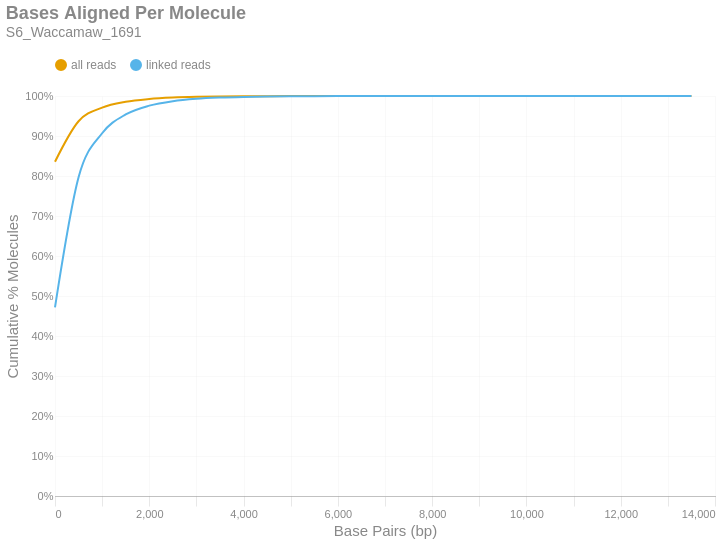

The notebook cell saved with this chart:
### Markdown cell above
### Bases Aligned Per Molecule
This is a cumulative frequency distribution showing the number of base pairs aligned per unique molecule. These data are shown in 500 bp bins. There are two distributions: one with `all reads` (yellow) and another with only `linked reads` (blue). The percent of molecules in the `linked reads` distribution is relative to the total number of linked molecules.

### Code cell
if SKIPLR:
    print_html(f"Skipped")
else:
    binned_df = consolidated_hist(valids['aligned_bp'], mask, 500, True)
    with SafeRender(binned_df):
        (
            density_plot(binned_df, 'Bases Aligned Per Molecule', samplename, 'basesper')
            .encode(
                x=alt.X('bin:Q', title="Base Pairs (bp)").axis(tickMinStep=500).scale(padding=0),
                y=alt.Y('value:Q', title='Cumulative % Molecules')
                    .axis(format='%')
                    .scale(domain = [0,1])
                    .stack(False),
                color=alt.Color("key:N").scale(domain = ["all reads", "linked reads"]),
                tooltip = [
                    alt.Tooltip("key:N", title = "Data Type"),
                    alt.Tooltip("range_label:N", title="Bases Aligned Per Molecule"),
                    alt.Tooltip("value:Q", format = ".2%", title="% Molecules (Cum.)")
                ]
            )
        ).display()

### Figure 1 — Vega-Lite specification as saved in the notebook (floating-point values rounded to 4 significant figures)
{"width": "container", "height": 400, "config": {"title": {"anchor": "start", "dy": -15, "fontSize": 18, "color": "#888888", "subtitleColor": "#888888", "subtitleFontSize": 14}, "arc": {"fill": "#0072B2"}, "axis": {"domainColor": "#888888", "domainWidth": 0.5, "gridWidth": 0.2, "grid": false, "titleFontWeight": 400, "titleFontSize": 15, "labelFontSize": 11, "labelColor": "#888888", "tickColor": "#888888", "tickWidth": 0.2, "titleColor": "#888888"}, "axisBand": {"grid": false}, "axisX": {"grid": true, "tickSize": 10, "domainCap": "round"}, "axisY": {"domain": false, "grid": true, "tickSize": 0, "domainCap": "round"}, "background": "transparent", "header": {"labelFontSize": 15, "labelColor": "#888888", "titleFontSize": 15, "titleFontWeight": 600, "titleColor": "#888888"}, "legend": {"labelFont": "sans-serif", "labelFontSize": 12, "labelColor": "#888888", "symbolSize": 100, "symbolType": "circle", "titleFontSize": 12, "titlePadding": 10, "titleColor": "#888888", "title": null, "orient": "top"}, "range": {"category": ["#E69F00", "#56B4E9", "#009E73", "#F0E442", "#0072B2", "#D55E00", "#CC79A7", "#000000"], "diverging": ["#cfe8f3", "#a2d4ec", "#73bfe2", "#46abdb", "#1696d2", "#12719e"]}, "area": {"fill": "#0072B2", "fillOpacity": 0.7, "line": true, "strokeOpacity": 0.7}, "line": {"color": "#0072B2", "stroke": "#0072B2", "strokeWidth": 2}, "trail": {"color": "#0072B2", "stroke": "#0072B2", "strokeWidth": 0, "size": 1}, "point": {"filled": true, "fillOpacity": 1.0, "size": 95}, "text": {"color": "#888888", "fontSize": 11, "align": "right", "fontWeight": 400, "size": 11}, "bar": {"fill": "#0072B2", "stroke": null}, "view": {"stroke": null, "continuousWidth": 660, "continuousHeight": 400}}, "data": {"name": "data-5e71e1195e0f2992eb79f01a76363a09"}, "mark": {"type": "line", "interpolate": "monotone", "point": {"opacity": 0, "size": 275}}, "encoding": {"color": {"field": "key", "scale": {"domain": ["all reads", "linked reads"]}, "type": "nominal"}, "tooltip": [{"field": "key", "title": "Data Type", "type": "nominal"}, {"field": "range_label", "title": "Bases Aligned Per Molecule", "type": "nominal"}, {"field": "value", "format": ".2%", "title": "% Molecules (Cum.)", "type": "quantitative"}], "x": {"axis": {"tickMinStep": 500}, "field": "bin", "scale": {"padding": 0}, "title": "Base Pairs (bp)", "type": "quantitative"}, "y": {"axis": {"format": "%"}, "field": "value", "scale": {"domain": [0, 1]}, "stack": false, "title": "Cumulative % Molecules", "type": "quantitative"}}, "params": [{"name": "param_c36ac31b6afebe62", "select": {"type": "point", "fields": ["key"]}, "bind": "legend"}], "title": {"text": "Bases Aligned Per Molecule", "subtitle": "S6_Waccamaw_1691"}, "transform": [{"fold": ["all reads (cumsum)", "linked reads (cumsum)"]}, {"calculate": "replace(datum.key, ' (cumsum)', '')", "as": "key"}, {"filter": {"param": "param_c36ac31b6afebe62"}}], "usermeta": {"embedOptions": {"downloadFileName": "S6_Waccamaw_1691.basesper"}}, "$schema": "https://vega.github.io/schema/vega-lite/v6.1.0.json", "datasets": {"data-5e71e1195e0f2992eb79f01a76363a09": [{"bin": "0.0", "interval": "0.0-500.0", "all reads": 0.8357, "linked reads": 0.4715, "all reads (cumsum)": 0.8357, "linked reads (cumsum)": 0.4715, "range_label": "0-499"}, {"bin": "500.0", "interval": "500.0-1000.0", "all reads": 0.1012, "linked reads": 0.3253, "all reads (cumsum)": 0.9369, "linked reads (cumsum)": 0.7969, "range_label": "500-999"}, {"bin": "1000.0", "interval": "1000.0-1500.0", "all reads": 0.03418, "linked reads": 0.11, "all reads (cumsum)": 0.9711, "linked reads (cumsum)": 0.9069, "range_label": "1000-1499"}, {"bin": "1500.0", "interval": "1500.0-2000.0", "all reads": 0.01459, "linked reads": 0.04698, "all reads (cumsum)": 0.9857, "linked reads (cumsum)": 0.9539, "range_label": "1500-1999"}, {"bin": "2000.0", "interval": "2000.0-2500.0", "all reads": 0.006839, "linked reads": 0.02202, "all reads (cumsum)": 0.9925, "linked reads (cumsum)": 0.9759, "range_label": "2000-2499"}, {"bin": "2500.0", "interval": "2500.0-3000.0", "all reads": 0.003487, "linked reads": 0.01123, "all reads (cumsum)": 0.996, "linked reads (cumsum)": 0.9871, "range_label": "2500-2999"}, {"bin": "3000.0", "interval": "3000.0-3500.0", "all reads": 0.001815, "linked reads": 0.005843, "all reads (cumsum)": 0.9978, "linked reads (cumsum)": 0.993, "range_label": "3000-3499"}, {"bin": "3500.0", "interval": "3500.0-4000.0", "all reads": 0.0009516, "linked reads": 0.003063, "all reads (cumsum)": 0.9988, "linked reads (cumsum)": 0.996, "range_label": "3500-3999"}, {"bin": "4000.0", "interval": "4000.0-4500.0", "all reads": 0.0005399, "linked reads": 0.001738, "all reads (cumsum)": 0.9993, "linked reads (cumsum)": 0.9978, "range_label": "4000-4499"}, {"bin": "4500.0", "interval": "4500.0-5000.0", "all reads": 0.0002964, "linked reads": 0.0009543, "all reads (cumsum)": 0.9996, "linked reads (cumsum)": 0.9987, "range_label": "4500-4999"}, {"bin": "5000.0", "interval": "5000.0-5500.0", "all reads": 0.0001619, "linked reads": 0.0005212, "all reads (cumsum)": 0.9998, "linked reads (cumsum)": 0.9993, "range_label": "5000-5499"}, {"bin": "5500.0", "interval": "5500.0-6000.0", "all reads": 9.858e-05, "linked reads": 0.0003173, "all reads (cumsum)": 0.9999, "linked reads (cumsum)": 0.9996, "range_label": "5500-5999"}, {"bin": "6000.0", "interval": "6000.0-6500.0", "all reads": 5.63e-05, "linked reads": 0.0001813, "all reads (cumsum)": 0.9999, "linked reads (cumsum)": 0.9998, "range_label": "6000-6499"}, {"bin": "6500.0", "interval": "6500.0-7000.0", "all reads": 3.14e-05, "linked reads": 0.0001011, "all reads (cumsum)": 1.0, "linked reads (cumsum)": 0.9999, "range_label": "6500-6999"}, {"bin": "7000.0", "interval": "7000.0-7500.0", "all reads": 1.859e-05, "linked reads": 5.985e-05, "all reads (cumsum)": 1.0, "linked reads (cumsum)": 0.9999, "range_label": "7000-7499"}, {"bin": "7500.0", "interval": "7500.0-8000.0", "all reads": 8.595e-06, "linked reads": 2.767e-05, "all reads (cumsum)": 1.0, "linked reads (cumsum)": 0.9999, "range_label": "7500-7999"}, {"bin": "8000.0", "interval": "8000.0-8500.0", "all reads": 7.192e-06, "linked reads": 2.315e-05, "all reads (cumsum)": 1.0, "linked reads (cumsum)": 1.0, "range_label": "8000-8499"}, {"bin": "8500.0", "interval": "8500.0-9000.0", "all reads": 4.385e-06, "linked reads": 1.412e-05, "all reads (cumsum)": 1.0, "linked reads (cumsum)": 1.0, "range_label": "8500-8999"}, {"bin": "9000.0", "interval": "9000.0-9500.0", "all reads": 2.806e-06, "linked reads": 9.035e-06, "all reads (cumsum)": 1.0, "linked reads (cumsum)": 1.0, "range_label": "9000-9499"}, {"bin": "9500.0", "interval": "9500.0-10000.0", "all reads": 2.28e-06, "linked reads": 7.341e-06, "all reads (cumsum)": 1.0, "linked reads (cumsum)": 1.0, "range_label": "9500-9999"}, {"bin": "10000.0", "interval": "10000.0-10500.0", "all reads": 7.016e-07, "linked reads": 2.259e-06, "all reads (cumsum)": 1.0, "linked reads (cumsum)": 1.0, "range_label": "10000-10499"}, {"bin": "10500.0", "interval": "10500.0-11000.0", "all reads": 8.77e-07, "linked reads": 2.823e-06, "all reads (cumsum)": 1.0, "linked reads (cumsum)": 1.0, "range_label": "10500-10999"}, {"bin": "11000.0", "interval": "11000.0-11500.0", "all reads": 1.754e-07, "linked reads": 5.647e-07, "all reads (cumsum)": 1.0, "linked reads (cumsum)": 1.0, "range_label": "11000-11499"}, {"bin": "11500.0", "interval": "11500.0-12000.0", "all reads": 0.0, "linked reads": 0.0, "all reads (cumsum)": 1.0, "linked reads (cumsum)": 1.0, "range_label": "11500-11999"}, {"bin": "12000.0", "interval": "12000.0-12500.0", "all reads": 1.754e-07, "linked reads": 5.647e-07, "all reads (cumsum)": 1.0, "linked reads (cumsum)": 1.0, "range_label": "12000-12499"}, {"bin": "12500.0", "interval": "12500.0-13000.0", "all reads": 1.754e-07, "linked reads": 5.647e-07, "all reads (cumsum)": 1.0, "linked reads (cumsum)": 1.0, "range_label": "12500-12999"}, {"bin": "13000.0", "interval": "13000.0-13500.0", "all reads": 0.0, "linked reads": 0.0, "all reads (cumsum)": 1.0, "linked reads (cumsum)": 1.0, "range_label": "13000-13499"}, {"bin": "13500.0", "interval": "13500.0-14000.0", "all reads": 1.754e-07, "linked reads": 5.647e-07, "all reads (cumsum)": 1.0, "linked reads (cumsum)": 1.0, "range_label": "13500-13999"}]}}
